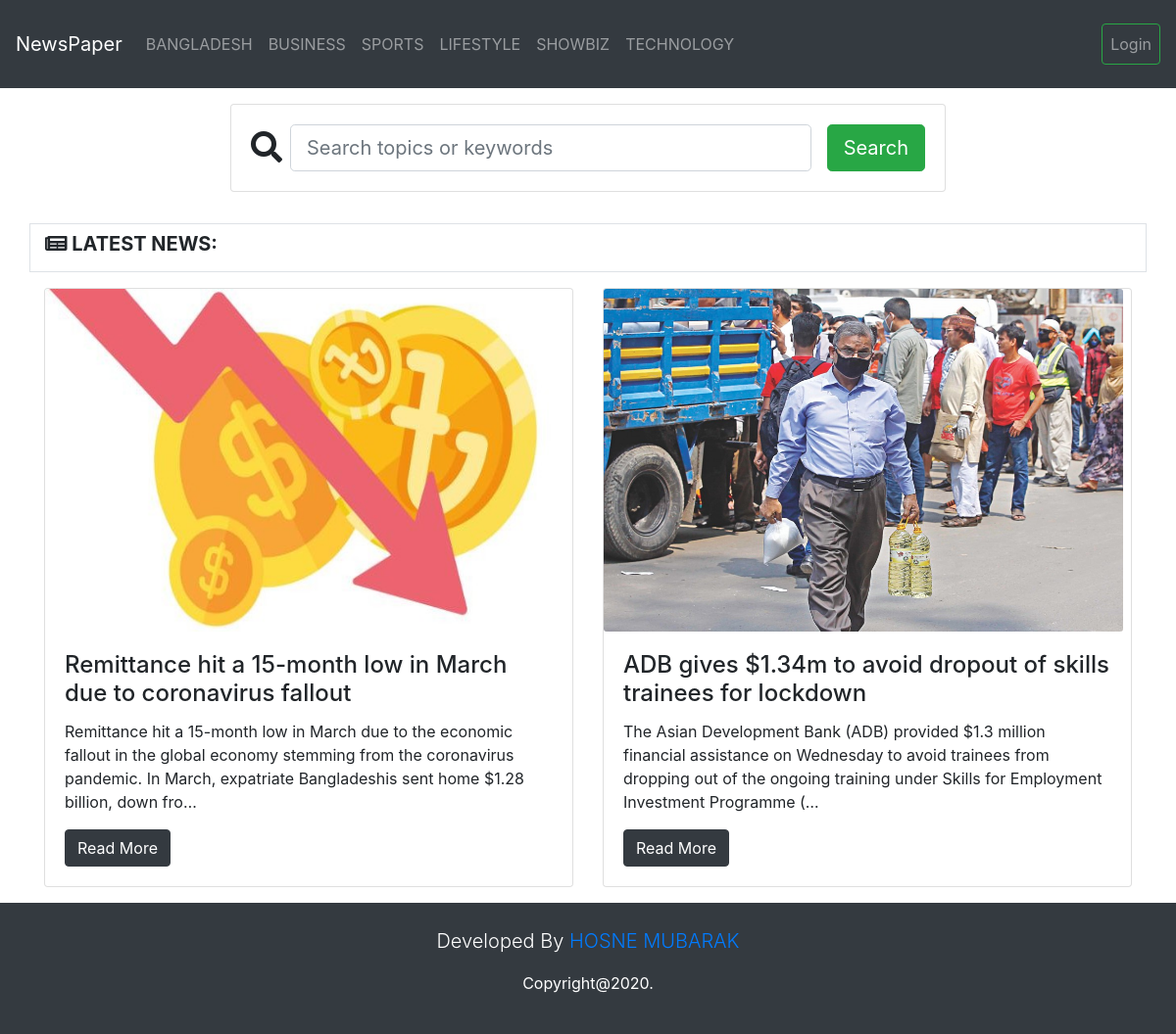
The app's page /business/ with its own data.
### news/models.py (models this page shows, shortened)
class NewsModel(models.Model):
    author = models.ForeignKey(CustomUser, on_delete=models.CASCADE)
    category = models.ForeignKey(NewsCategory, on_delete=models.CASCADE)
    title = models.CharField(max_length=250, blank=True, null=True)
    text = models.TextField()
    image1 = models.ImageField(upload_to='news_photo/%Y/%m/%d/', blank=True, null=True)
    image2 = models.ImageField(upload_to='news_photo/%Y/%m/%d/', blank=True, null=True)
    published_date = models.DateField(auto_now=True)
    created_date = models.DateTimeField(default=timezone.now())
    slug = models.SlugField(unique=True, null=True, blank=True)

### news/views.py (the view)
# urls.py: path('business/', BusinessListView.as_view(), name='business-page'),
class BusinessListView(ListView):
    model = NewsModel
    context_object_name = 'news_list'
    template_name = 'news/bussonesslist.html'
    def get_queryset(self):
        news_list = NewsModel.objects.filter(category__category_name='BUSINESS')
        return news_list

### templates/news/bussonesslist.html (shortened to what this page needs)
{% extends 'base.html' %}
{% load static %}
{% block content %}
    <div class="container">
        <div class="row justify-content-center py-3">
            <div class="col-12 col-md-10 col-lg-8">
                <form class="card card-sm" method="get" action="{% url 'search-page' %}">
                    <div class="card-body row no-gutters align-items-center">
                        <div class="col-auto">
                            <i class="fas fa-search fa-2x"></i>
                        </div>
                        <div class="col ml-2">
                            <input class="form-control form-control-lg form-control-borderless" name="title_q"
                                   type="text"
                                   placeholder="Search topics or keywords">
                        </div>
                        <div class="col-auto ml-3">
                            <button class="btn btn-lg btn-success" type="submit">Search</button>
                        </div>
                    </div>
                </form>
            </div>
        </div>
        <div class="row">
            <div class="col-md-12 py-2 border mt-3 ">
                <h4 class="lead font-weight-bold"><span><i class="fas fa-newspaper"></i></span> LATEST NEWS:</h4>
            </div>
            {% for news in news_list %}
                <div class="col-md-6 py-3">
                    <div class="card">
                        {% if news.image1 %}
                            <img src="{{ news.image1.url }}" alt="" class="card-img"
                                 style="width: 530px; height: 350px;">
                        {% endif %}
                        <div class="card-body">
                            <h4 class="card-title">{{ news.title }}</h4>
                            <p class="card-text">{{ news.text|truncatechars:200 }}</p>
                            <a href="{% url 'list-detail' news.slug %}" class="btn btn-dark">Read More</a>
                        </div>
                    </div>
                </div>
            {% endfor %}
        </div>
    </div>
{% endblock %}

### static/css/style.css (style rules this page uses)
.form-control-borderless { border: none; }

### records on screen
NewsModel: image1 (picture), title "Remittance hit a 15-month low in March due to coronavirus fallout", text "Remittance hit a 15-month low in March due to the economic fallout in the global economy stemming from the coronavirus pandemic. In March, expatriate Bangladeshis sent home $1.28 billion, down fro…"
NewsModel: image1 (picture), title "ADB gives $1.34m to avoid dropout of skills trainees for lockdown", text "The Asian Development Bank (ADB) provided $1.3 million financial assistance on Wednesday to avoid trainees from dropping out of the ongoing training under Skills for Employment Investment Programme (…"
